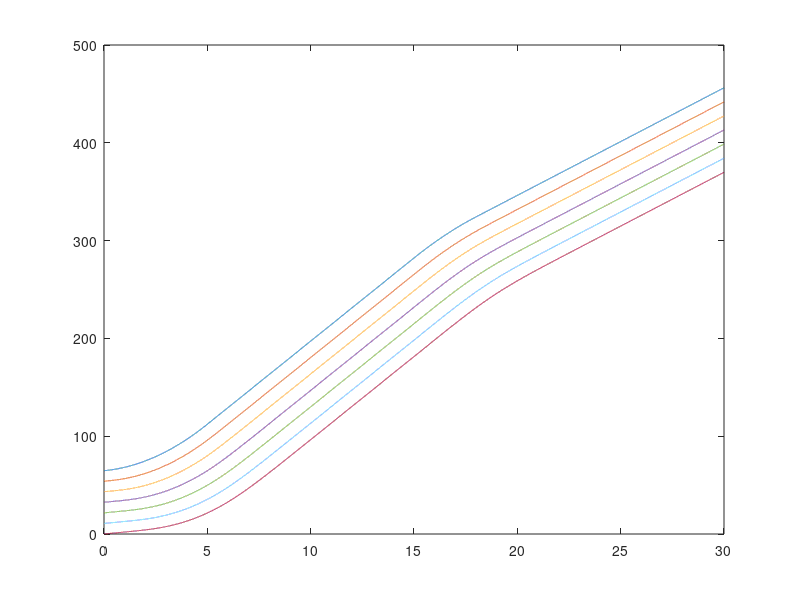

Write MATLAB code to recreate this figure. (Note: this script raises an error after producing the figure.)
clear 
clc 
mi=1607;
ci=0.414;
fi=0.02;
g=9.8;
W_rad=0.28;
eff = 0.85;

oumiga_hat = 1*ones(6,1);   
cij=0.10*[-1 -0.5 0 0.5 1 0.5;
          -1 -0.5 0 0.5 1 0.5];
bj = 5.0;
h = zeros(6,1); 
u = zeros(6,1);
h_i = 1;
gwwi = 0.001;
QUAN_wwi = 0.001;
adp_wwi =  0.1;

gwwwi = 0.001;
QUAN_wwwi = 0.001;
adp_wwwi =  0.1;


v0 = 2;
vi = [1.9 1.8 2 2.1 2 2]';
p0 = 0;
p1 = 0.4;
standstill_distance = 10;
%  x0 = 60;
%  xi = [50 40  30 20 10 0 ]';
xi(6) = 0; 
for i=1:5  
    xi(6-i) = xi(6+1-i) + standstill_distance + p0*vi(6-i+1)*vi(6-i+1) + p1*vi(6-i+1);
end
xi = xi';
x0 = xi(1) + standstill_distance + p0*vi(1).*vi(1) + p1*vi(1);

q = 0.5;
Q = [q -1 0 0 0 0;0 q -1 0 0 0;0 0 q -1 0 0;0 0 0 q -1 0;0 0 0 0 q -1;0 0 0 0 0 q];
inte = 0;
langda = 2;
adp_C = 0.8;
adp_f = 0.05;

gci = 0.0001;
gfi = 0.0001;
gyi = 0.0001;
QUAN_C = 0.001;
QUAN_f = 0.001;
gou = 0.001;
Siinte = 0;
aaaa=1;
deta=0.01;
di = [x0-xi(1),xi(1)-xi(2),xi(2)-xi(3),xi(3)-xi(4),xi(4)-xi(5),xi(5)-xi(6)]'; 
ex0 = di - p0*vi.*vi- p1.*vi - standstill_distance;
period = 0.001;
xita1 = 0.6;
xita2 = 0.6;
fai = 0.3;
R0 = 0.08;
Rinf = 0.01;
i_wi = 0;
wii = 0;
k3 = 15;
terminal =30;
zihao = 12;
xiankuan = 2;



for t = 0:period:terminal
    aaa = t ;

    if    t > 30
       a0 = 0 ;
    elseif t>0 && t<= 5 
       a0 = 3;
    elseif t>15 && t< 18
        a0 = -2;
    else 
        a0 = 0;
    end 
    
 for i = 1:6
       fi_1(i) = (xi(i)^2/(1+xi(i)^2)+0.1*vi(i)^2+0.5*vi(i))*exp(-(t-1+0.5*i)^2)+ 0.1*sin(t);
 end
 
       di = [x0-xi(1),xi(1)-xi(2),xi(2)-xi(3),xi(3)-xi(4),xi(4)-xi(5),xi(5)-xi(6)]'; 
       evi= [vi(1)-v0,vi(2)-v0,vi(3)-v0,vi(4)-v0,vi(5)-v0,vi(6)-v0]';
       evi1= [vi(1)-v0,vi(2)-vi(1),vi(3)-vi(2),vi(4)-vi(3),vi(5)-vi(4),vi(6)-vi(5)]';
       exi = di - p0*vi.*vi- p1.*vi - standstill_distance;

       ro = (R0 - Rinf)*exp(-fai*t) + Rinf;
       dro = -fai*(R0 - Rinf)*exp(-fai*t);
       if abs(max(ex0)) < 10e-8 &&  abs(min(ex0)) < 10e-8
           PL = -xita1 * ro ;
           PR = xita2 * ro ;
           DPL = -xita1 * dro;
           DPR = xita2 * dro ;
       else 
           PL = (sign(min(ex0)) - xita1)*ro - Rinf * sign(min(ex0));
           DPL = (sign(min(ex0)) - xita1)*dro;
           PR = (sign(max(ex0)) + xita2)*ro - Rinf * sign(max(ex0));
           DPR = (sign(max(ex0)) - xita2)*dro;
       end

       
       va = (exi - PL)./(PR - PL);
       r1 = 1./((1-va).*(PR-PL).*va);
       b1 = (PL.*DPL - DPL.*PR - exi.*(DPR - DPL))./(PR - PL);
       wi = log(va./(1-va)); 
       i_wi = i_wi + wii*period;
       wii = wi;
       si = wi + langda * i_wi ;
       Si = Q*si;
       
      dexi=[v0-vi(1)-p1*u(1);
      vi(1)-vi(2)-p1*u(2);
      vi(2)-vi(3)-p1*u(3);
      vi(3)-vi(4)-p1*u(4);
      vi(4)-vi(5)-p1*u(5)
      vi(5)-vi(6)-p1*u(6)];
        mmi = [exi,dexi]';
for j = 1:1:6
h(j) = exp(-norm(mmi-cij(:,j))^2/(2*bj^2));
end

       dci = r1.*gci.* (2*p0.*vi+p1).*Si.*vi.*vi - QUAN_C.*gci.*adp_C;
       adp_C = adp_C + dci.*period;
       dfi = r1.*mi.*g.*gfi.*(2.*p0.*vi+p1).*Si - QUAN_f.*gfi.*adp_f;
       adp_f = adp_f + dfi*period;
       dwwi = -r1.*mi.*gwwi.*(2.*p0.*vi+p1).*Si.* h- QUAN_wwi.*gwwi.*adp_wwi;
       adp_wwi = adp_wwi + dwwi*period;
       dwwwi = r1.*mi.*gwwwi.*(2.*p0.*vi+p1).*Si.*tanh(Si./0.1) - QUAN_wwwi.*gwwwi.*adp_wwwi;
       adp_wwwi = adp_wwwi + dwwwi*period;
      
         for i = 1:6
            Siinte =  abs(Si) * period + Siinte ; 
            if  i == 1
                u(6) = (W_rad/eff)*(mi*b1(6)./(2*p0*vi(6)+p1) + mi*(vi(5)-vi(6))./(2*p0*vi(6)+p1)+ mi*adp_wwwi(6)*tanh(Si(6)./0.1)- mi*adp_wwi(6)*h(6)+ adp_C(6).*vi(6).^2+ mi*g*adp_f(6) + mi*(k3*Si(6)/(norm(Si(6))+deta) + q*langda*wi(6))./(q*r1(6)*(2*p0*vi(6)+p1)));
            elseif i > 1 && i < 6
                u(7-i) = (W_rad/eff)*(mi*b1(7-i)./(2*p0*vi(7-i)+p1) + mi*(vi(7-1-i)-vi(7-i))./(2*p0*vi(7-i)+p1) + mi*adp_wwwi(7-i)*tanh(Si(7-i)./0.1) - mi*adp_wwi(7-i)*h(7-i)   +  adp_C(7-i).*vi(7-i).^2+ mi*g*adp_f(7-i)...
                 + mi./(q*r1(7-i).*(2*p0*vi(7-i)+p1))*(k3*Si(7-i)/(norm(Si(7-i))+deta) - q*langda*wi(7-i) - langda*wi(7-i+1)...
                 -r1(7-i+1)* (vi(7-i)-vi(7-i+1)-(2*p0*vi(6-i+1)+p1)./mi*(eff/W_rad*u(7-i+1) - ci*vi(7-i+1)^2 - mi*g*fi + mi*fi_1(7-i+1)) + b1(7-i+1))));                  
            else  
               u(1) = (W_rad/eff)*(mi*b1(1)./(2*p0*vi(1)+p1) + mi*(v0-vi(1))./(2*p0*vi(1)+p1) + mi*adp_wwwi(1)*tanh(Si(1)./0.1) - mi*adp_wwi(1)*h(1)+ adp_C(1).*vi(1).^2+ mi*g*adp_f(1)...
                + mi./(q*r1(1).*(2*p0*vi(1)+p1))*(k3*Si(1)/(norm(Si(1))+deta) - q*langda*wi(1) - langda*wi(2)...
               -r1(2)* (vi(1)-vi(2)-(2*p0*vi(2)+p1)./mi*(eff/W_rad*u(2) - ci*vi(2)^2 - mi*g*fi + mi*fi_1(2)) + b1(2))));  
            end 
         end
       
    da0 = a0;
    v0 =  v0 + da0*period ; 
    x0 =  x0 + v0*period; 
    
    dvi = 1/mi*(eff*u/W_rad - ci*vi.*vi-mi*g*fi) + fi_1';
    vi  = vi + dvi*period;
    xi  = xi + vi*period;
    
    ccc(aaaa) = PL;
    ddd(aaaa) = PR;
    x1(aaaa) = xi(1);
    v1(aaaa) = vi(1);
    x2(aaaa) = xi(2);
    v2(aaaa) = vi(2);
    x3(aaaa) = xi(3);
    v3(aaaa) = vi(3);
    x4(aaaa) = xi(4);
    v4(aaaa) = vi(4);
    x5(aaaa) = xi(5);
    v5(aaaa) = vi(5);
    x6(aaaa) = xi(6);
    v6(aaaa) = vi(6);
    xx0(aaaa) = x0;
    vv0(aaaa) = v0;
    ee1(aaaa) = exi(1);
    ee2(aaaa) = exi(2);
    ee3(aaaa) = exi(3);
    ee4(aaaa) = exi(4);
    ee5(aaaa) = exi(5);
    ee6(aaaa) = exi(6);
    SS1(aaaa) = Si(1);
    SS2(aaaa) = Si(2);
    SS3(aaaa) = Si(3);
    SS4(aaaa) = Si(4);
    SS5(aaaa) = Si(5);
    SS6(aaaa) = Si(6);
 
    aaaa = aaaa+1;
end


t = 0:period:terminal;

A = plot(t,xx0,t,x1,t,x2,t,x3,t,x4,t,x5,t,x6)
A(1).LineWidth = xiankuan;
A(2).LineWidth = xiankuan;
A(3).LineWidth = xiankuan;
A(4).LineWidth = xiankuan;
A(5).LineWidth = xiankuan;
A(6).LineWidth = xiankuan;
A(7).LineWidth = xiankuan;
legend('$x_0$' ,'$x_1$','$x_2$','$x_3$','$x_4$','$x_5$','$x_6$','Interpreter', 'latex')
set(gca,'FontName','Times New Roman','FontSize',zihao,'FontWeight','normal')
xlabel('time (s)','FontSize',zihao)
set(gca,'FontName','Times New Roman','FontSize',zihao,'FontWeight','normal')
ylabel('Position (m)','FontSize',zihao)
set(gca,'FontName','Times New Roman','FontSize',zihao,'FontWeight','normal')
figure;



B=plot(t,vv0,t,v1,t,v2,t,v3,t,v4,t,v5,t,v6)
B(1).LineWidth = xiankuan;
B(2).LineWidth = xiankuan;
B(3).LineWidth = xiankuan;
B(4).LineWidth = xiankuan;
B(5).LineWidth = xiankuan;
B(6).LineWidth = xiankuan;
B(7).LineWidth = xiankuan;
legend('$v_0$' ,'$v_1$','$v_2$','$v_3$','$v_4$','$v_5$','$v_6$', 'Interpreter', 'latex')
set(gca,'FontName','Times New Roman','FontSize',zihao,'FontWeight','normal')
xlabel('time (s)','FontSize',zihao)
set(gca,'FontName','Times New Roman','FontSize',zihao,'FontWeight','normal')
ylabel('Velocity (m/s)','FontSize',zihao)
set(gca,'FontName','Times New Roman','FontSize',zihao,'FontWeight','normal')
figure;

B=plot(t,SS1,t,SS2,t,SS3,t,SS4,t,SS5,t,SS5,t,SS6)
B(1).LineWidth = xiankuan;
B(2).LineWidth = xiankuan;
B(3).LineWidth = xiankuan;
B(4).LineWidth = xiankuan;
B(5).LineWidth = xiankuan;
B(6).LineWidth = xiankuan;
B(7).LineWidth = xiankuan;
legend('$S_1$' ,'$S_2$','$S_3$','$S_4$','$S_5$','$S_6$','Interpreter', 'latex')
set(gca,'FontName','Times New Roman','FontSize',zihao,'FontWeight','normal')
xlabel('time (s)','FontSize',zihao)
set(gca,'FontName','Times New Roman','FontSize',zihao,'FontWeight','normal')
ylabel('Sliding surface','FontSize',zihao)
set(gca,'FontName','Times New Roman','FontSize',zihao,'FontWeight','normal')
figure;




C = plot(t,ccc,'-.',t,ee1,t,ee2,t,ee3,t,ee4,t,ee5,t,ee6,t,ddd,'--')
C(1).LineWidth = xiankuan;
C(2).LineWidth = xiankuan;
C(3).LineWidth = xiankuan;
C(4).LineWidth = xiankuan;
C(5).LineWidth = xiankuan;
C(6).LineWidth = xiankuan;
C(7).LineWidth = xiankuan;
C(8).LineWidth = xiankuan;
legend(	'$Z_{li}$','$e_1$' ,'$e_2$','$e_3$','$e_4$','$e_5$','$e_6$','$Z_{ri}$','Interpreter', 'latex')
set(gca,'FontName','Times New Roman','FontSize',zihao,'FontWeight','normal')
xlabel('time (s)','FontSize',zihao)
set(gca,'FontName','Times New Roman','FontSize',zihao,'FontWeight','normal')
ylabel('Tracking error (m)','FontSize',zihao)
set(gca,'FontName','Times New Roman','FontSize',zihao,'FontWeight','normal')






